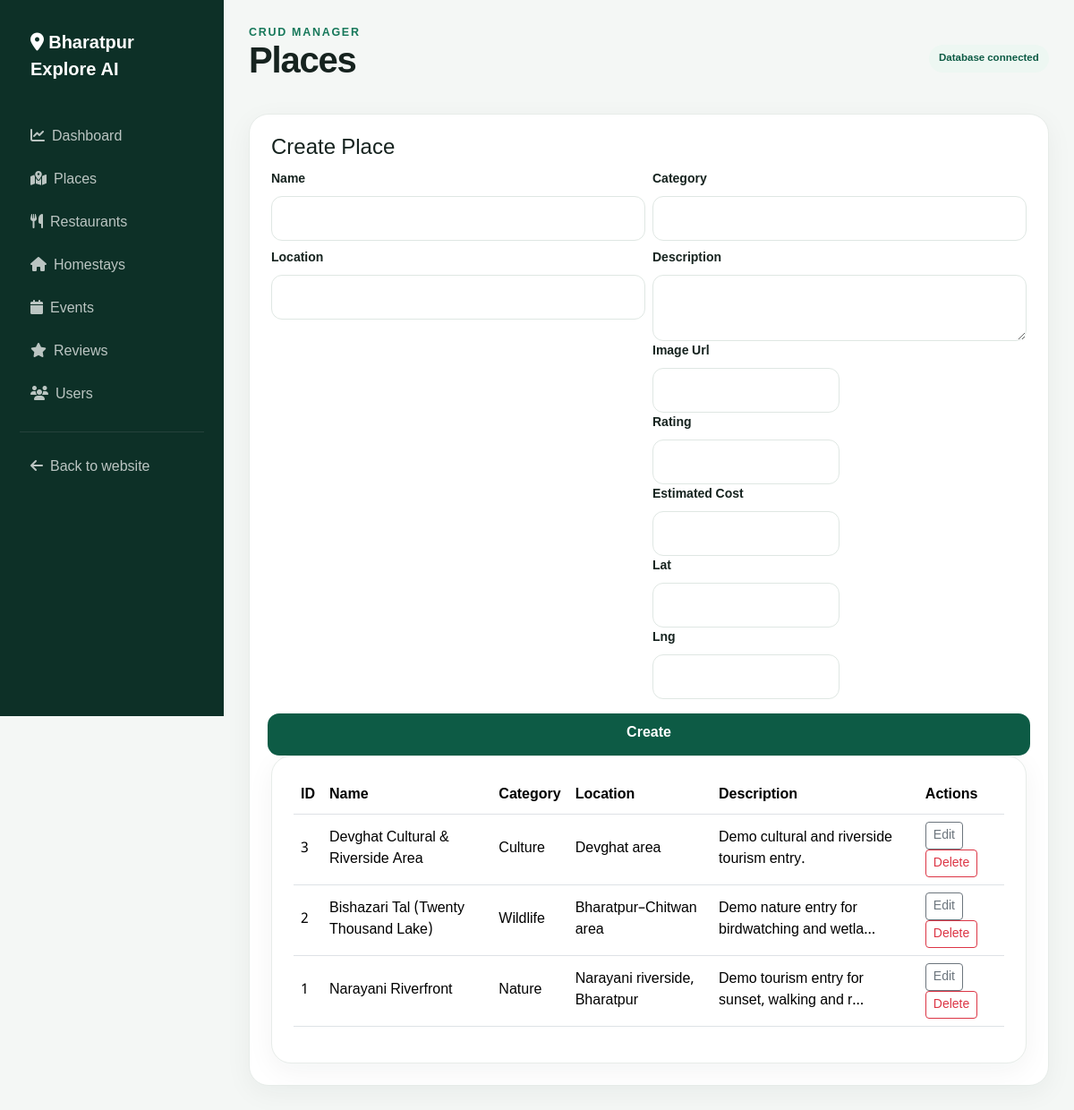
/admin/manage.php, run on the app's committed database.
### tables this page shows
CREATE TABLE places (
  id INT UNSIGNED AUTO_INCREMENT PRIMARY KEY,
  category_id INT UNSIGNED NULL,
  name VARCHAR(180) NOT NULL,
  category VARCHAR(100) NOT NULL,
  location VARCHAR(220) NOT NULL,
  description TEXT,
  image_url TEXT,
  rating DECIMAL(2,1) DEFAULT 0,
  estimated_cost DECIMAL(10,2) DEFAULT 0,
  best_time VARCHAR(150) NULL,
  opening_hours VARCHAR(200) NULL,
  lat DECIMAL(10,7) NULL,
  lng DECIMAL(10,7) NULL,
  is_demo TINYINT(1) DEFAULT 1,
  created_at TIMESTAMP DEFAULT CURRENT_TIMESTAMP,
  CONSTRAINT fk_places_category FOREIGN KEY (category_id) REFERENCES categories(id) ON DELETE SET NULL
);

### includes/functions.php (called while the page is built, shortened)
<?php
function h($value): string { return htmlspecialchars((string)$value, ENT_QUOTES, 'UTF-8'); }

### admin/manage.php (the view, shortened to what this page needs)
<?php
$allowed=['places','restaurants','homestays','events','users'];
$type=$_GET['type']??'places'; if(!in_array($type,$allowed,true))$type='places'; $adminTitle=ucfirst($type); require __DIR__.'/header.php'; $pdo=db(); $message=''; $error='';
$fields=[
 'places'=>['name','category','location','description','image_url','rating','estimated_cost','lat','lng'],
 'restaurants'=>['name','category','location','description','image_url','rating','price_level','lat','lng'],
 'homestays'=>['name','location','description','image_url','rating','price_per_night','lat','lng'],
 'events'=>['name','event_type','event_date','location','description','image_url'],
 'users'=>['name','email'],
][$type];
$rows=[]; if($pdo){try{$rows=$pdo->query("SELECT * FROM `$type` ORDER BY id DESC LIMIT 100")->fetchAll();}catch(Throwable $e){$error='Table not ready. Import database/schema.sql first.';}}
?>
<div class="d-flex justify-content-between align-items-center mb-4"><div><div class="section-kicker">CRUD manager</div><h1 class="section-title"><?=h(ucfirst($type))?></h1></div><span class="badge-soft"><?=$pdo?'Database connected':'Database required for CRUD'?></span></div>
<?php if(!$pdo):?><div class="alert alert-warning">MySQL is not connected. The public site still runs from demo data. Import <code>database/schema.sql</code> and configure credentials to enable admin CRUD.</div><?php else:?>
<div class="admin-card p-4 mb-4"><h4>Create <?=h(rtrim(ucfirst($type),'s'))?></h4><form method="post"><input type="hidden" name="action" value="create"><div class="row g-2"><?php foreach($fields as $f):?><div class="col-md-6"><label class="form-label small fw-bold"><?=h(ucwords(str_replace('_',' ',$f)))?></label><?php if($f==='description'):?><textarea class="form-control" name="<?=$f?>"></textarea><?php else:?><input class="form-control" name="<?=$f?>" <?=$f==='name'?'required':''?>></div><?php endif;?><?php endforeach;?></div><button class="btn btn-brand mt-3">Create</button></form></div>
<div class="admin-card p-4"><div class="table-responsive"><table class="table align-middle"><thead><tr><th>ID</th><?php foreach(array_slice($fields,0,4) as $f):?><th><?=h(ucwords(str_replace('_',' ',$f)))?></th><?php endforeach;?><th>Actions</th></tr></thead><tbody><?php foreach($rows as $r):?><tr><td><?=$r['id']?></td><?php foreach(array_slice($fields,0,4) as $f):?><td><?=h(mb_strimwidth((string)($r[$f]??''),0,45,'…'))?></td><?php endforeach;?><td><button class="btn btn-sm btn-outline-secondary" data-bs-toggle="collapse" data-bs-target="#edit<?=$r['id']?>">Edit</button><form method="post" class="d-inline" onsubmit="return confirm('Delete this record?')"><button class="btn btn-sm btn-outline-danger">Delete</button></form></td></tr><?php endforeach;?></tbody></table></div></div>
<?php endif;?>
<?php require __DIR__.'/footer.php'; ?>

### admin/header.php
<?php require_once __DIR__.'/../includes/config.php'; require_once __DIR__.'/../includes/database.php'; require_once __DIR__.'/../includes/functions.php'; $adminTitle=$adminTitle??'Admin Dashboard'; ?>
<!doctype html><html lang="en"><head><meta charset="utf-8"><meta name="viewport" content="width=device-width,initial-scale=1"><title><?=h($adminTitle)?> | Bharatpur Explore AI</title><link href="https://cdn.jsdelivr.net/npm/bootstrap@5.3.8/dist/css/bootstrap.min.css" rel="stylesheet"><link rel="stylesheet" href="https://cdnjs.cloudflare.com/ajax/libs/font-awesome/6.7.2/css/all.min.css"><link rel="stylesheet" href="../assets/css/style.css"></head><body><div class="admin-shell"><aside class="admin-sidebar"><a href="../index.php" class="text-white fw-bold fs-5 mb-4"><i class="fa-solid fa-location-dot"></i> Bharatpur Explore AI</a><?php foreach([['index.php','fa-chart-line','Dashboard'],['manage.php?type=places','fa-map-location-dot','Places'],['manage.php?type=restaurants','fa-utensils','Restaurants'],['manage.php?type=homestays','fa-house','Homestays'],['manage.php?type=events','fa-calendar','Events'],['../reviews.php','fa-star','Reviews'],['manage.php?type=users','fa-users','Users']] as $n):?><a href="<?=$n[0]?>"><i class="fa-solid <?=$n[1]?> me-2"></i><?=$n[2]?></a><?php endforeach;?><hr class="border-secondary"><a href="../index.php"><i class="fa-solid fa-arrow-left me-2"></i>Back to website</a></aside><main class="admin-main">

### admin/footer.php
</main></div><script src="https://cdn.jsdelivr.net/npm/chart.js@4.5.0/dist/chart.umd.min.js"></script><script src="https://cdn.jsdelivr.net/npm/bootstrap@5.3.8/dist/js/bootstrap.bundle.min.js"></script></body></html>

### assets/css/style.css (style rules this page uses)
:root { --green:#0d5b45;--green2:#16785a;--blue:#176b87;--ink:#16231f;--muted:#6c7b75;--sand:#f6f1e8;--warm:#f1a33a;--line:#e7ece9;--bg:#f7faf8;--shadow:0 18px 50px rgba(22,35,31,.10) }
* { box-sizing:border-box }
html { scroll-behavior:smooth }
body { font-family:Manrope,"Noto Sans Devanagari",sans-serif;background:var(--bg);color:var(--ink);padding-bottom:0 }
a { text-decoration:none }
.btn-brand { background:var(--green);color:#fff;border:none;border-radius:13px;padding:.72rem 1.1rem;font-weight:800 }
.section-title { font-weight:800;letter-spacing:-.03em }
.section-kicker { text-transform:uppercase;letter-spacing:.14em;font-size:.78rem;font-weight:800;color:var(--green2) }
.interest-card,.tour-card,.feature-card,.info-card,.admin-card,.form-card { background:#fff;border:1px solid var(--line);border-radius:22px;box-shadow:0 8px 30px rgba(22,35,31,.05);transition:.25s ease }
.badge-soft { background:#edf7f2;color:var(--green);border-radius:999px;padding:.45rem .7rem;font-weight:800;font-size:.72rem }
.form-select,.form-control { border-radius:12px;border-color:#dfe7e3;padding:.75rem .9rem }
.admin-shell { display:grid;grid-template-columns:250px 1fr;min-height:100vh;background:#f4f7f5 }
.admin-sidebar { background:#0d3027;color:white;padding:22px;position:sticky;top:0;height:100vh }
.admin-sidebar a { display:block;color:rgba(255,255,255,.72);padding:.75rem;border-radius:10px }
.admin-main { padding:28px }

### data on the page
places: id "3", name "Devghat Cultural & Riverside Area", category "Culture", location "Devghat area", description "Demo cultural and riverside tourism entry."
places: id "2", name "Bishazari Tal (Twenty Thousand Lake)", category "Wildlife", location "Bharatpur–Chitwan area", description "Demo nature entry for birdwatching and wetla…"
places: id "1", name "Narayani Riverfront", category "Nature", location "Narayani riverside, Bharatpur", description "Demo tourism entry for sunset, walking and r…"

### other printed values
$n[2] "Dashboard"
$n[2] "Places"
$n[2] "Restaurants"
$n[2] "Homestays"
$n[2] "Events"
$n[2] "Reviews"
$n[2] "Users"
$type "Places"
rtrim(ucfirst($type),'s') "Place"
str_replace('_',' ',$f) "Name"
str_replace('_',' ',$f) "Category"
str_replace('_',' ',$f) "Location"
str_replace('_',' ',$f) "Description"
str_replace('_',' ',$f) "Image Url"
str_replace('_',' ',$f) "Rating"
